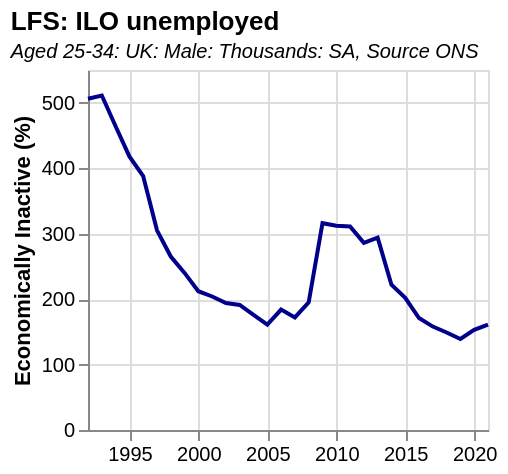

Source (Vega-Lite JSON):
### Vega-Lite specification from a JSON file in a GitHub repository (floating-point values rounded to 4 significant figures)
{"$schema": "https://vega.github.io/schema/vega-lite/v5.json", "title": {"text": "LFS: ILO unemployed", "subtitle": ["Aged 25-34: UK: Male: Thousands: SA, Source ONS"], "subtitleFontStyle": "italic", "subtitleFontSize": 10, "anchor": "start", "color": "black"}, "data": {"values": [{"date": "1992", "label": "1992", "month": "", "quarter": "", "sourceDataset": "LMS", "updateDate": "2015-10-13T23:00:00.000Z", "value": "506", "year": "1992"}, {"date": "1993", "label": "1993", "month": "", "quarter": "", "sourceDataset": "LMS", "updateDate": "2015-10-13T23:00:00.000Z", "value": "511", "year": "1993"}, {"date": "1994", "label": "1994", "month": "", "quarter": "", "sourceDataset": "LMS", "updateDate": "2015-10-13T23:00:00.000Z", "value": "464", "year": "1994"}, {"date": "1995", "label": "1995", "month": "", "quarter": "", "sourceDataset": "LMS", "updateDate": "2015-10-13T23:00:00.000Z", "value": "418", "year": "1995"}, {"date": "1996", "label": "1996", "month": "", "quarter": "", "sourceDataset": "LMS", "updateDate": "2015-10-13T23:00:00.000Z", "value": "388", "year": "1996"}, {"date": "1997", "label": "1997", "month": "", "quarter": "", "sourceDataset": "LMS", "updateDate": "2015-10-13T23:00:00.000Z", "value": "305", "year": "1997"}, {"date": "1998", "label": "1998", "month": "", "quarter": "", "sourceDataset": "LMS", "updateDate": "2015-10-13T23:00:00.000Z", "value": "265", "year": "1998"}, {"date": "1999", "label": "1999", "month": "", "quarter": "", "sourceDataset": "LMS", "updateDate": "2015-10-13T23:00:00.000Z", "value": "240", "year": "1999"}, {"date": "2000", "label": "2000", "month": "", "quarter": "", "sourceDataset": "LMS", "updateDate": "2015-10-13T23:00:00.000Z", "value": "212", "year": "2000"}, {"date": "2001", "label": "2001", "month": "", "quarter": "", "sourceDataset": "LMS", "updateDate": "2015-10-13T23:00:00.000Z", "value": "204", "year": "2001"}, {"date": "2002", "label": "2002", "month": "", "quarter": "", "sourceDataset": "LMS", "updateDate": "2015-10-13T23:00:00.000Z", "value": "194", "year": "2002"}, {"date": "2003", "label": "2003", "month": "", "quarter": "", "sourceDataset": "LMS", "updateDate": "2015-10-13T23:00:00.000Z", "value": "191", "year": "2003"}, {"date": "2004", "label": "2004", "month": "", "quarter": "", "sourceDataset": "LMS", "updateDate": "2015-10-13T23:00:00.000Z", "value": "176", "year": "2004"}, {"date": "2005", "label": "2005", "month": "", "quarter": "", "sourceDataset": "LMS", "updateDate": "2015-10-13T23:00:00.000Z", "value": "161", "year": "2005"}, {"date": "2006", "label": "2006", "month": "", "quarter": "", "sourceDataset": "LMS", "updateDate": "2015-10-13T23:00:00.000Z", "value": "184", "year": "2006"}, {"date": "2007", "label": "2007", "month": "", "quarter": "", "sourceDataset": "LMS", "updateDate": "2015-10-13T23:00:00.000Z", "value": "172", "year": "2007"}, {"date": "2008", "label": "2008", "month": "", "quarter": "", "sourceDataset": "LMS", "updateDate": "2015-10-13T23:00:00.000Z", "value": "195", "year": "2008"}, {"date": "2009", "label": "2009", "month": "", "quarter": "", "sourceDataset": "LMS", "updateDate": "2015-10-13T23:00:00.000Z", "value": "316", "year": "2009"}, {"date": "2010", "label": "2010", "month": "", "quarter": "", "sourceDataset": "LMS", "updateDate": "2015-10-13T23:00:00.000Z", "value": "312", "year": "2010"}, {"date": "2011", "label": "2011", "month": "", "quarter": "", "sourceDataset": "LMS", "updateDate": "2015-10-13T23:00:00.000Z", "value": "311", "year": "2011"}, {"date": "2012", "label": "2012", "month": "", "quarter": "", "sourceDataset": "LMS", "updateDate": "2016-05-18T08:30:00.000Z", "value": "286", "year": "2012"}, {"date": "2013", "label": "2013", "month": "", "quarter": "", "sourceDataset": "LMS", "updateDate": "2017-05-16T23:00:00.000Z", "value": "294", "year": "2013"}, {"date": "2014", "label": "2014", "month": "", "quarter": "", "sourceDataset": "LMS", "updateDate": "2016-05-18T08:30:00.000Z", "value": "222", "year": "2014"}, {"date": "2015", "label": "2015", "month": "", "quarter": "", "sourceDataset": "LMS", "updateDate": "2016-03-16T09:30:00.000Z", "value": "202", "year": "2015"}, {"date": "2016", "label": "2016", "month": "", "quarter": "", "sourceDataset": "LMS", "updateDate": "2019-02-19T00:00:00.000Z", "value": "171", "year": "2016"}, {"date": "2017", "label": "2017", "month": "", "quarter": "", "sourceDataset": "LMS", "updateDate": "2019-02-19T00:00:00.000Z", "value": "158", "year": "2017"}, {"date": "2018", "label": "2018", "month": "", "quarter": "", "sourceDataset": "LMS", "updateDate": "2019-02-19T00:00:00.000Z", "value": "149", "year": "2018"}, {"date": "2019", "label": "2019", "month": "", "quarter": "", "sourceDataset": "LMS", "updateDate": "2020-02-18T00:00:00.000Z", "value": "139", "year": "2019"}, {"date": "2020", "label": "2020", "month": "", "quarter": "", "sourceDataset": "LMS", "updateDate": "2022-08-15T23:00:00.000Z", "value": "153", "year": "2020"}, {"date": "2021", "label": "2021", "month": "", "quarter": "", "sourceDataset": "LMS", "updateDate": "2022-08-15T23:00:00.000Z", "value": "161", "year": "2021"}], "format": {"parse": {"date": "date"}}}, "mark": {"type": "line", "color": "darkblue"}, "height": 180, "width": 200, "encoding": {"x": {"field": "date", "type": "temporal", "title": ""}, "y": {"field": "value", "type": "quantitative", "title": "Economically Inactive (%)"}}, "config": {}}
